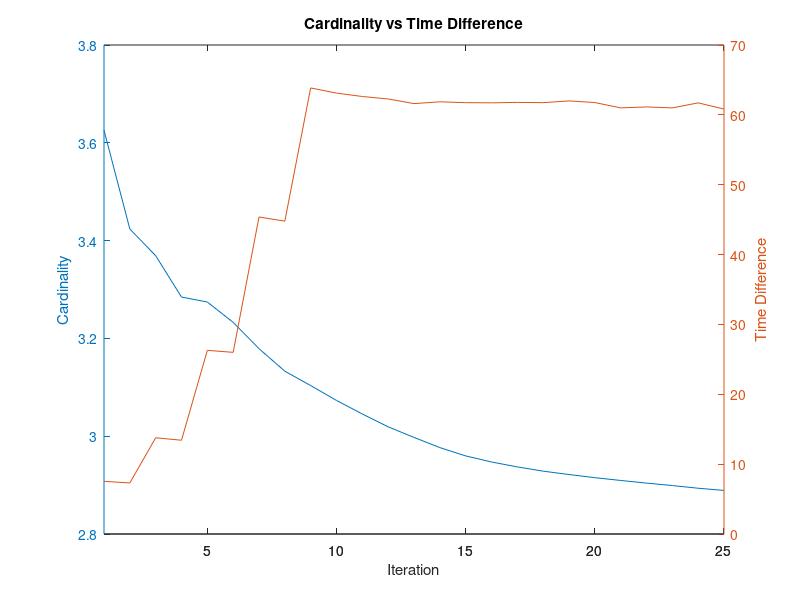
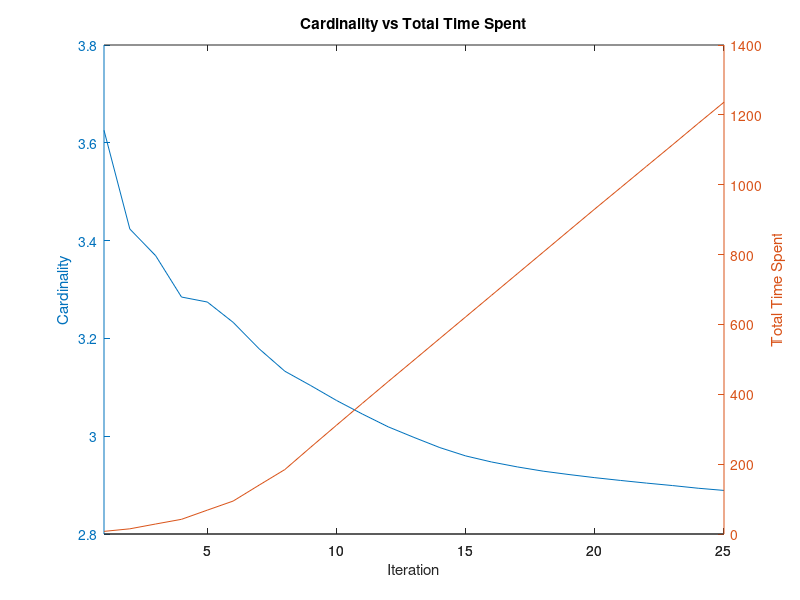
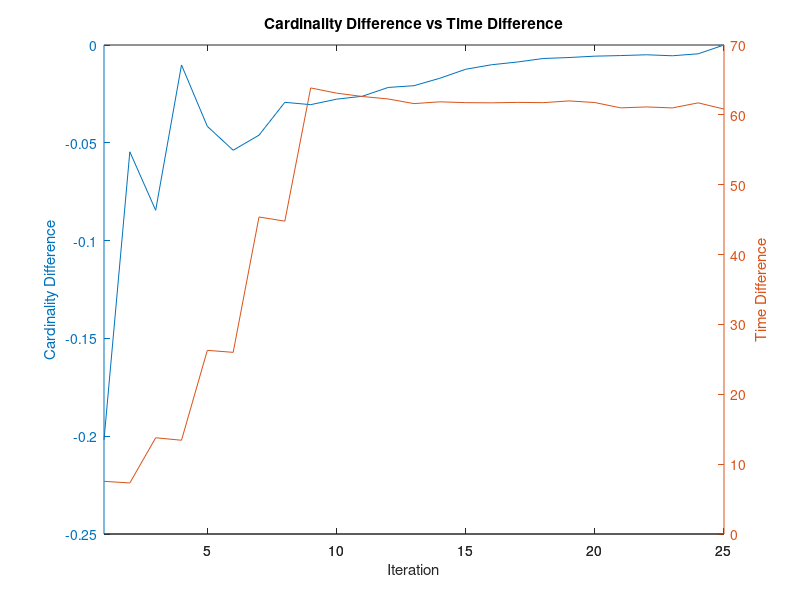
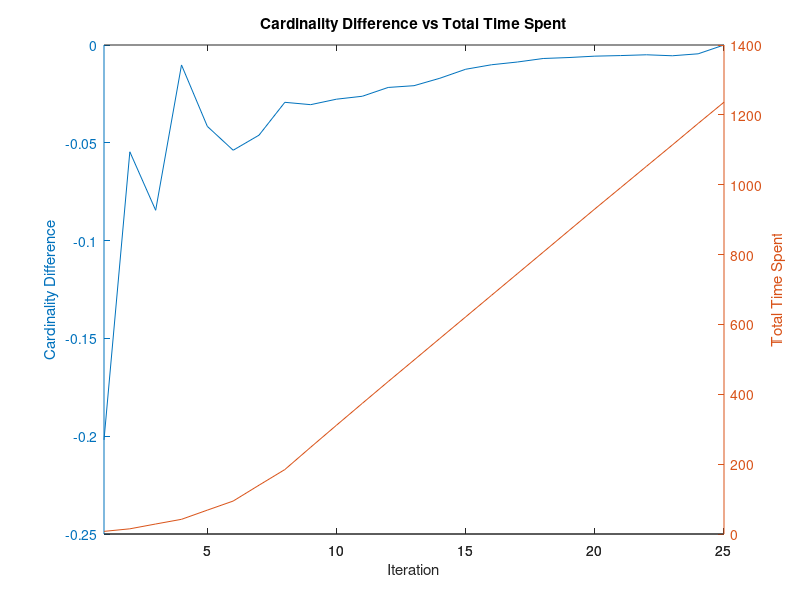

Write MATLAB code to recreate these figures, in order.
clear all;
clc;
close all;

load('cardinalities.mat');
load('timediffs.mat');

data_size = size(cardinalities);

card_diff = zeros(data_size);
total_timediffs = zeros(data_size);

card_diff(1:data_size - 1) = diff(cardinalities);

for i = 1:data_size
    total_timediffs(i) = sum(timediffs(1:i));
end

x = 1:data_size;
p1 = plotyy(x, cardinalities, x, timediffs);

title('Cardinality vs Time Difference')
xlabel('Iteration')
ylabel(p1(1),'Cardinality') % left y-axis 
ylabel(p1(2),'Time Difference') % right y-axis
print('cardinality_cost_outputs/cardinality_cost_outputscard-timediff','-dpng');

figure,
p2 = plotyy(x, cardinalities, x, total_timediffs);
title('Cardinality vs Total Time Spent')
xlabel('Iteration')
ylabel(p2(1),'Cardinality') % left y-axis 
ylabel(p2(2),'Total Time Spent') % right y-axis
print('cardinality_cost_outputs/card-totaltime','-dpng');

figure,
p3 = plotyy(x, card_diff, x, timediffs);
title('Cardinality Difference vs Time Difference')
xlabel('Iteration')
ylabel(p3(1),'Cardinality Difference') % left y-axis 
ylabel(p3(2),'Time Difference') % right y-axis
print('cardinality_cost_outputs/card-diff-timediff','-dpng');

figure,
p4 = plotyy(x, card_diff, x, total_timediffs);
title('Cardinality Difference vs Total Time Spent')
xlabel('Iteration')
ylabel(p4(1),'Cardinality Difference') % left y-axis 
ylabel(p4(2),'Total Time Spent') % right y-axis
print('cardinality_cost_outputs/card-diff-totaltime','-dpng');